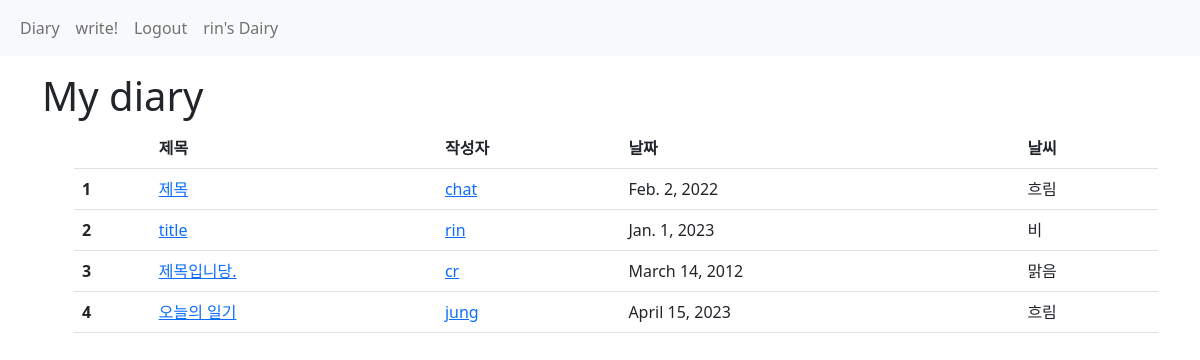
Screenshot of /app/ (signed in) with the database file from the repository.
### accounts/models.py (models this page shows)
class User(AbstractUser):
    like_today = models.ManyToManyField(Today, related_name='like_users')  # 테이블 추가
    sad_today = models.ManyToManyField(Today, related_name='sad_users')
    best_today = models.ManyToManyField(Today, related_name='best_users')
    complete_today = models.ManyToManyField(Today, related_name='com_users')
    friends = models.ManyToManyField('self', symmetrical=True, related_name='friends')

### app/models.py (models this page shows)
class Today(models.Model):
    user = models.ForeignKey(settings.AUTH_USER_MODEL, on_delete=models.CASCADE)
    title = models.CharField(max_length=200)
    content = models.TextField()
    date = models.DateField()
    weather = models.CharField(max_length=200, choices= WEATHER_CHOICES)

### app/views.py (the view)
# urls.py: path('', views.today_index, name='today_index'),
@require_safe
def today_index(request):
    todays = Today.objects.all()
    paginator = Paginator(todays, 10)
    page_number = request.GET.get('page')
    page_obj = paginator.get_page(page_number)
    return render(request, 'app/index.html', {
        'page_obj': page_obj,
    })

### app/templates/app/index.html (shortened to what this page needs)
{% extends 'base.html' %}
{% load bootstrap5 %}
{% block content %}
<h1>My diary</h1>
<ul>
    <table class="table">
        <thead>
          <tr>
            <th scope="col"> </th>
            <th scope="col">제목</th>
            <th scope="col">작성자</th>
            <th scope="col">날짜</th>
            <th scope="col">날씨</th>
          </tr>
        </thead>
        <tbody>
          {% for today in page_obj %}
          <tr>
            <th scope="row">{{ today.pk }}</th>
            <td><a href="{% url 'app:today_detail' today.pk %}">{{ today.title }}</a></td>
            <td><a href="{% url 'accounts:profile' today.user %}">{{ today.user }}</a></td>
            <td>{{ today.date}}</td>
            <td>{{ today.weather}}</td>
          </tr>
          {% endfor %}
        </tbody>
      </table>
</ul>
{% endblock content %}

### templates/_navbar.html (shortened to what this page needs)
<nav class="navbar navbar-expand-lg bg-light">
    <div class="container-fluid">
        <ul class="navbar-nav">
            <li class="nav-item">
                <a class="nav-link" href="{% url 'app:today_index' %}">Diary</a>
            </li>
            {% if request.user.is_authenticated %}
            <li class="nav-item">
                <a class="nav-link" href="{% url 'app:create_today' %}">write!</a>
            </li>
            <li class="nav-item">
                <a class="nav-link" href="{% url 'accounts:signout' %}">Logout</a>
            </li>
            <li class="nav-item">
                <a class="nav-link" href="{% url 'accounts:profile' request.user %}">
                    {{ request.user }}'s Dairy
                </a>
            </li>
            {% endif %}
        </ul>
    </div>
</nav>

### rows the page displays
User: user "rin"
Today: pk "1", title "제목", user "chat", date "Feb. 2, 2022", weather "흐림"
Today: pk "2", title "title", user "rin", date "Jan. 1, 2023", weather "비"
Today: pk "3", title "제목입니당.", user "cr", date "March 14, 2012", weather "맑음"
Today: pk "4", title "오늘의 일기", user "jung", date "April 15, 2023", weather "흐림"
